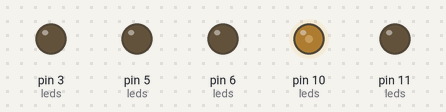
A sketch run on a simulated Arduino Uno, built with avr-gcc and run on an emulated ATmega328P. Shown: output pins drawn as LEDs (lit = HIGH).

Above: at 0.05 s.
At 0.85 s:
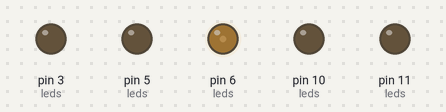
At 1.5 s:
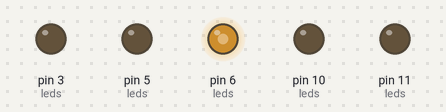
At 3.0 s:
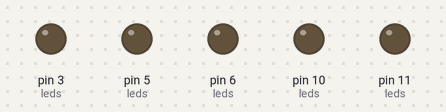
Timing chart, 0 to 6.9 s (numbered marks = the images above):
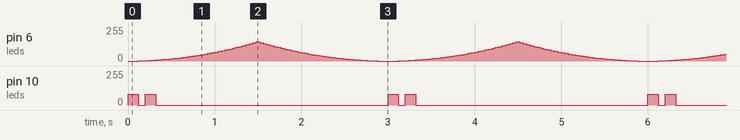

Measured:
- by itself, pin 10 (leds): repeats every 3.0 s: 0/255 0.08 s, 80/255 0.12 s, 0/255 2.7 s, 80/255 0.12 s

The sketch:

TimeLoggerControl.ino
```cpp
/*
 * TODO: Implement Task management
 * TODO: Implement signalling from Python back to Arduino (when target time is met)
 */

// Input pins (Buttons):
const int btn1 = 2;
const int btn2 = 4;
const int btn3 = 8;
const int btn4 = 9;

// Output pins (LEDs):
const int led1 = 3;
const int led2 = 5;
const int led3 = 6;
const int led4 = 11;
const int indicator = 10;

int btns[] = {btn1, btn2, btn3, btn4};
int leds[] = {led1, led2, led3, led4, indicator};

// NOTE: ((stepper^2) * .1), rounded down
int fadeLUT[75] =   {0,   0,   0,   1,   2,   3,   4,   6,   8,  10,
                    12,  14,  16,  19,  22,  25,  28,  32,  36,  40,
                    44,  48,  52,  57,  62,  67,  72,  78,  84,  90,
                    96, 102, 108, 115, 122, 129, 136, 144, 136, 129,
                   122, 115, 108, 102,  96,  90,  84,  78,  72,  67,
                    62,  57,  52,  48,  44,  40,  36,  32,  28,  25,
                    22,  19,  16,  14,  12,  10,   8,   6,   4,   3,
                     2,   1,   0,   0,   0};
int flashLUT[75] = {80,  80,  80,   0,   0,  80,  80,  80,   0,   0,
                     0,   0,   0,   0,   0,   0,   0,   0,   0,   0,
                     0,   0,   0,   0,   0,   0,   0,   0,   0,   0,
                     0,   0,   0,   0,   0,   0,   0,   0,   0,   0,
                     0,   0,   0,   0,   0,   0,   0,   0,   0,   0,
                     0,   0,   0,   0,   0,   0,   0,   0,   0,   0,
                     0,   0,   0,   0,   0,   0,   0,   0,   0,   0,
                     0,   0,   0,   0,   0};

// Variables:
bool currentlyLogging = false;
int btn = 0;
int lastBTN = -1;
int btnsLength = sizeof(btns)/sizeof(btns[0]);
int ledsLength = sizeof(leds)/sizeof(leds[0]);
int fadeLUTlength = sizeof(fadeLUT)/sizeof(fadeLUT[0]);
int flashLUTlength = sizeof(flashLUT)/sizeof(flashLUT[0]);

// Variables for task management logic:
int interval = 40;
/* Possible interval values:
 *  20msec: 50 times/second
 *  25msec: 40 times/second
 *  40msec: 25 times/second
 */

unsigned long currentTime = 0;
unsigned long oldTime = -interval;
int stepper = 0;
int maxStepValue = 75; // (enough steps to cover the 3 or so seconds of the fade interval)


void setup() {

  // define input and output pins, set initial LED state:
  for (int i = 0; i < btnsLength; i++) {
    pinMode(btns[i], INPUT_PULLUP);
  }
  for (int i = 0; i < ledsLength; i++) {
    pinMode(leds[i], OUTPUT);
    digitalWrite(leds[i], LOW);
  }

  // Open Serial
  Serial.begin(9600);
}

void loop() {
  /*
   * Serial Data:
   * States: 1, 2, 3, 4 for logging in to the perspective states; 5, 6, 7, 8 for logging out.
   * Possible future feature: 9 and 0 sent from python to switch an LED signal if a certain target time has been reached.


  btn = readBtns();
  if (btn != 0) {
    if (!currentlyLogging) {              //Being logged out means we're doing a simple log-in
      Serial.println(btn);
      lightsOn(btn);
      lastBTN = btn;
      currentlyLogging = true;
    } else {                              // Already logging means we're either logging out or switching to a different state.
      if (btn == lastBTN) {               // Same button means we're logging out.
        Serial.println(btn + 4);
        lightsOut();
        lastBTN = 0;
        currentlyLogging = false;
      } else {                            // Different button means switching states.
        Serial.println(lastBTN + 4);
        lightsOut();
        delay(200);                       // Time for python script to read
        Serial.println(btn);
        lightsOn(btn);
        lastBTN = btn;
      }
    }
    delay(500);  // Debounce button. Don't need fancy millis() solutions because time is handled by the Python script and non-critical here.
  } */

  currentTime = millis();
  if (currentTime >= (oldTime + interval)) {
    oldTime = currentTime;

    callAllFunctions(stepper);

    if (stepper >= maxStepValue-1) {
      stepper = 0;
    } else {
      stepper++;
    }
  }
}


//*****************************************************
//                    Functions
//*****************************************************

void callAllFunctions(int stepper) {
  analogWrite(leds[4], flashLUT[stepper]);
  analogWrite(leds[2], fadeLUT[stepper]);

}

int readBtns() {
// Checks all buttons and returns 0 for no button press, or 1 through 4 depending on which button was pressed.
  for (int i = 0; i < 4; i++) {
    if(digitalRead(btns[i]) == LOW){
      return (i + 1);
    }
  }
  return 0;
}

void lightsOn(int btn) {
// Switches on a LED
  digitalWrite(leds[btn - 1], HIGH);
}

void lightsOut() {
// Switches off all LEDs
  for (int i = 0; i < 4; i++) {
    digitalWrite(leds[i], LOW);
  }
}
```
